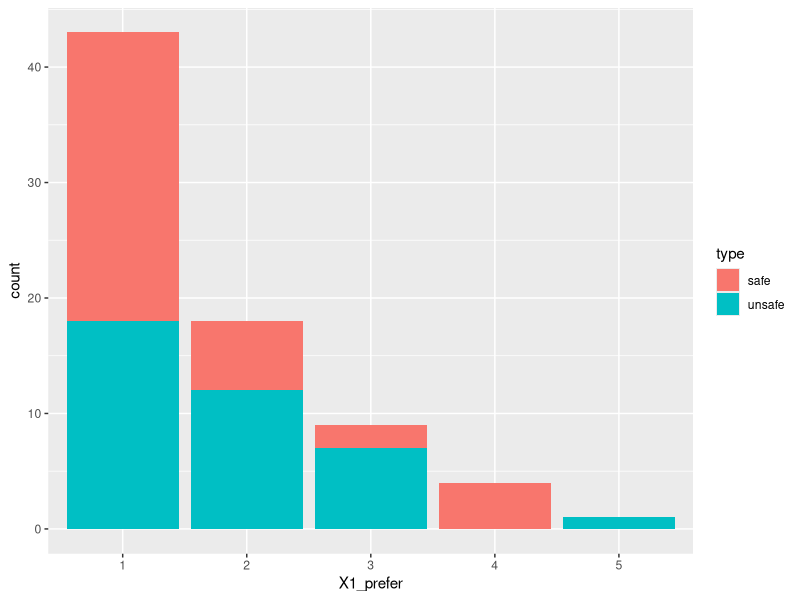
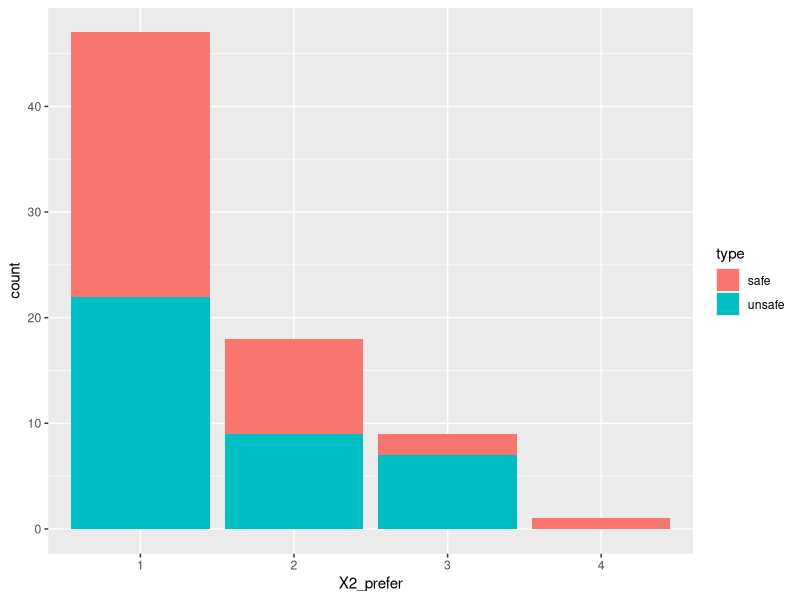
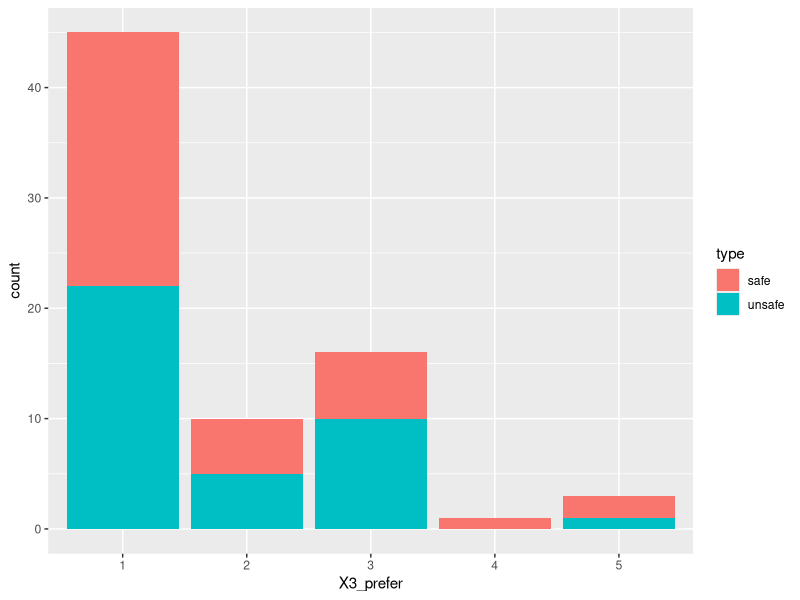
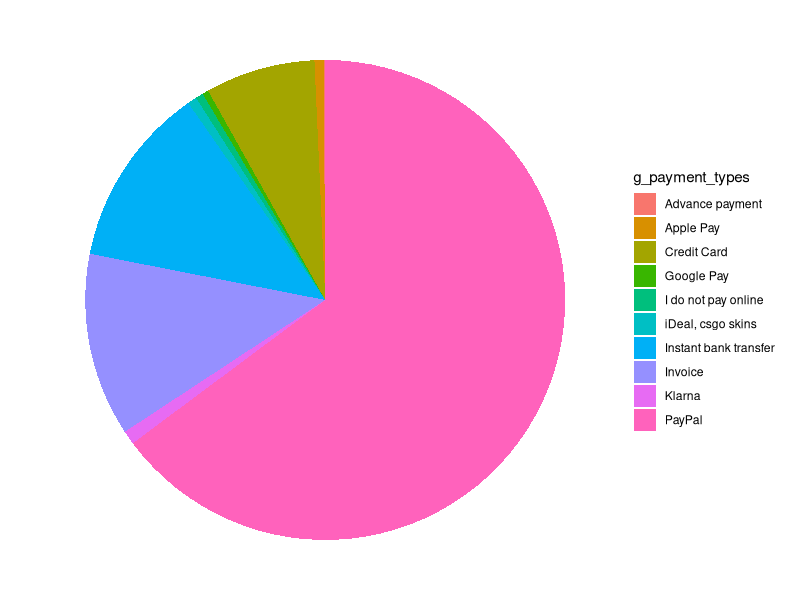
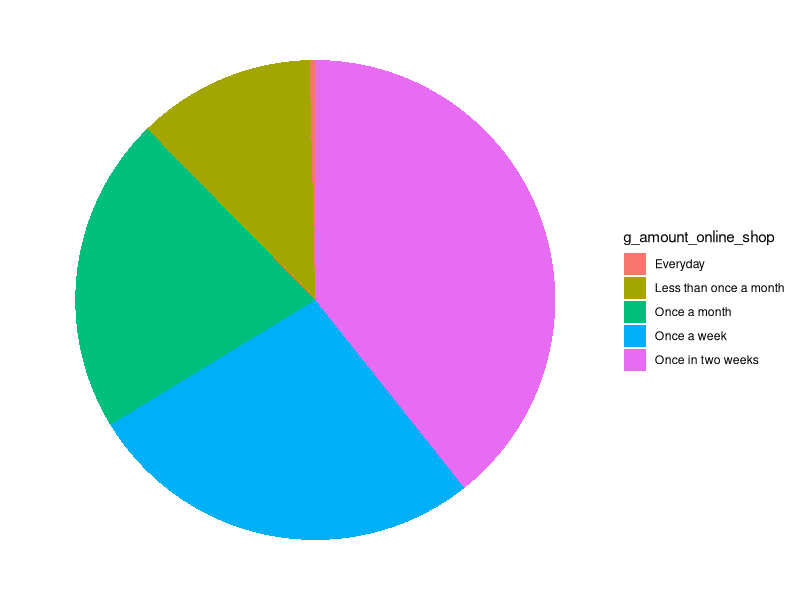
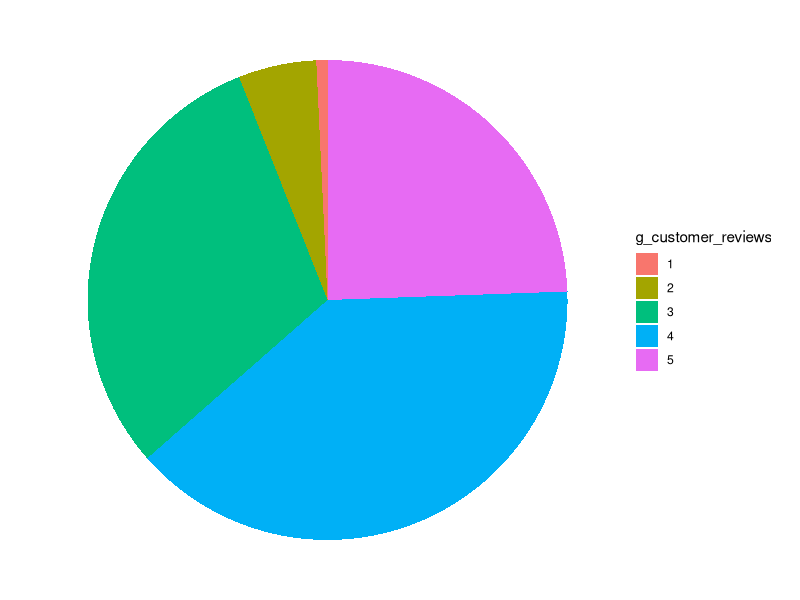

These charts were generated, in order, by the following R code:
## ---- chunk 1
knitr::opts_chunk$set(echo = TRUE)
library(tidyverse)
## ---- chunk 2
rename <- function(data) {
    names(data)[1] <- "time"
}
## ---- chunk 3
unsafe <- read.csv(file = "SurveyAnswers/unsafe_survey_answers_raw.csv") %>% 
  mutate(type = "unsafe")
safe <- read.csv(file = "SurveyAnswers/safe_survey_answers_raw.csv") %>% 
  mutate(type = "safe")

combined <- rbind(safe,unsafe)

combined$g_gender <- as.factor(combined$g_gender)
combined$g_age <- as.factor(combined$g_age)
combined$g_hours_per_week_websites <- as.factor(combined$g_hours_per_week_websites)
combined$g_amount_online_shop <- as.factor(combined$g_amount_online_shop)
combined$g_read_privacy <- as.factor(combined$g_read_privacy)
combined$g_read_terms <- as.factor(combined$g_read_terms)
combined$g_shop_unknown <- as.factor(combined$g_shop_unknown)
combined$X1_design_stay_choc <- as.factor(combined$X1_design_stay_choc)
combined$X1_information_stay_choc <- as.factor(combined$X1_information_stay_choc)
combined$X1_logos_stay_choc <- as.factor(combined$X1_logos_stay_choc)
combined$X1_pictures_stay_choc <- as.factor(combined$X1_pictures_stay_choc)
combined$X1_text_stay_choc <- as.factor(combined$X1_text_stay_choc)
combined$X1_design_stay_soap <- as.factor(combined$X1_design_stay_soap)
combined$X1_information_stay_soap <- as.factor(combined$X1_information_stay_soap)
combined$X1_logos_stay_soap <- as.factor(combined$X1_logos_stay_soap)
combined$X1_pictures_stay_soap <- as.factor(combined$X1_pictures_stay_soap)
combined$X1_text_stay_soap <- as.factor(combined$X1_text_stay_soap)
combined$X2_influence_desc_choc <- as.factor(combined$X2_influence_desc_choc)
combined$X2_influence_rating_choc <- as.factor(combined$X2_influence_rating_choc)
combined$X2_influence_availability_choc <- as.factor(combined$X2_influence_availability_choc)
combined$X2_influence_review_choc <- as.factor(combined$X2_influence_review_choc)
combined$X2_influence_design_choc <- as.factor(combined$X2_influence_design_choc)
combined$X2_influence_desc_soap <- as.factor(combined$X2_influence_desc_soap)
combined$X2_influence_rating_soap <- as.factor(combined$X2_influence_rating_soap)
combined$X2_influence_availability_soap <- as.factor(combined$X2_influence_availability_soap)
combined$X2_influence_review_soap <- as.factor(combined$X2_influence_review_soap)
combined$X2_influence_design_soap <- as.factor(combined$X2_influence_design_soap)
combined$X3_sec_amount_choc <- as.factor(combined$X3_sec_amount_choc)
combined$X3_sec_sensetivity_choc <- as.factor(combined$X3_sec_sensetivity_choc)
combined$X3_sec_design_choc <- as.factor(combined$X3_sec_design_choc)
combined$X3_sec_payment_choc <- as.factor(combined$X3_sec_payment_choc)
combined$X3_sec_thirdparty_choc <- as.factor(combined$X3_sec_thirdparty_choc)
combined$X3_sec_amount_soap <- as.factor(combined$X3_sec_amount_soap)
combined$X3_sec_sensetivity_soap <- as.factor(combined$X3_sec_sensetivity_soap)
combined$X3_sec_design_soap <- as.factor(combined$X3_sec_design_soap)
combined$X3_sec_payment_soap <- as.factor(combined$X3_sec_payment_soap)
combined$X3_sec_thirdparty_soap <- as.factor(combined$X3_sec_thirdparty_soap)
combined$X4_trustworthy <- as.factor(combined$X4_trustworthy)
combined$type <- as.factor(combined$type)
combined <- combined %>% mutate_if(is.numeric, as.factor)
## ---- chunk 4
ggplot(combined, aes(X1_prefer, fill = type)) +
  geom_bar()
ggplot(combined, aes(X2_prefer, fill = type)) +
  geom_bar()
ggplot(combined, aes(X3_prefer, fill = type)) +
  geom_bar()
## ---- chunk 5
data <- combined %>% 
  separate_rows(g_payment_types, sep= ";")

data$g_payment_types <- as.factor(data$g_payment_types)

data <- data %>% 
  arrange(desc(g_payment_types))

ggplot(data, aes(x = "" , y = g_payment_types, fill = g_payment_types)) +
  geom_bar(stat = "identity", width = 1) + 
  coord_polar("y", start = 0) +
  theme_void()
## ---- chunk 6
data <- combined %>% 
  arrange(desc(g_amount_online_shop))

ggplot(data, aes(x = "" , y = g_amount_online_shop, fill = g_amount_online_shop)) +
  geom_bar(stat = "identity", width = 1) + 
  coord_polar("y", start = 0) +
  theme_void()
## ---- chunk 7
data <- combined %>% 
  arrange(desc(g_customer_reviews))

ggplot(data, aes(x = "" , y = g_customer_reviews, fill = g_customer_reviews)) +
  geom_bar(stat = "identity", width = 1) + 
  coord_polar("y", start = 0) +
  theme_void()
## ---- chunk 8
summary(combined)
